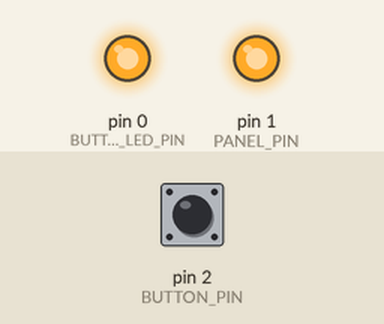
Recording of a sketch running on a simulated Arduino Uno, built with avr-gcc and run on an emulated ATmega328P. Shown: output pins drawn as LEDs (lit = HIGH). The inputs (shaded band) are chosen by the test bench; at power-on: pin 2 (BUTTON_PIN) LOW.

Above: at 1.2 s.
1.3 s: pin 2 (BUTTON_PIN) pulled HIGH for 3.2 s
At 3.3 s:
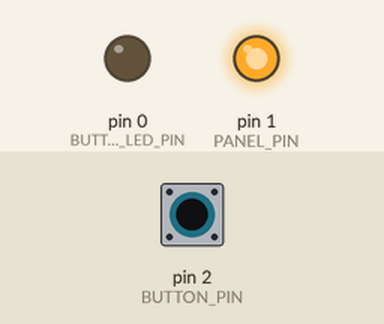
6.0 s: pin 2 (BUTTON_PIN) pulled HIGH for 0.15 s
At 6.4 s:
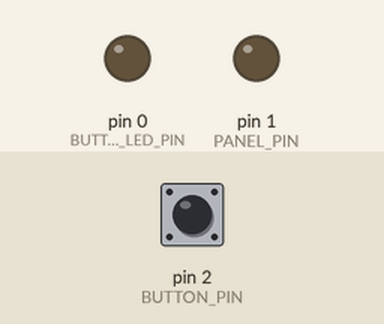
7.6 s: pin 2 (BUTTON_PIN) pulled HIGH for 1 s
At 9.3 s:
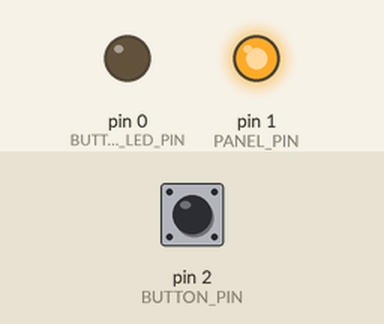
Timing chart, 0 to 10.8 s (numbered marks = the images above; inputs shaded):
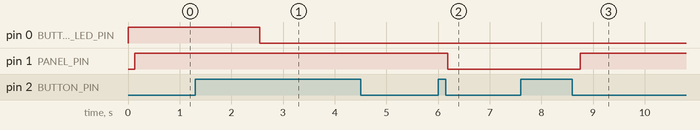

The sketch:

kitchen-lighting.ino
```cpp
// New Lights
const int BUTTON_LED_PIN = 0;
const int PANEL_PIN = 1;
const int BUTTON_PIN = 2;

// Old Lights
/*
const int BUTTON_LED_PIN = 2;
const int PANEL_PIN = 1;
const int BUTTON_PIN = 0;
*/

// LED panel variables
const int PANEL_CHANGE_DELAY = 1;        // ms to wait before changing panel output
enum lightModes{OFF, DIM, MEDIUM, FULL};
enum lightModes panelMode = FULL;
static const int MODE_BRIGHTNESS [] = {
  [OFF] = 0,
  [DIM] = 60,
  [MEDIUM] = 150,
  [FULL] = 255
};
int panelCurrentOutput = 0;
bool panelEnabled = false;

// Button LED variables
const int BUTTON_LED_HIGH = 255;
const int BUTTON_LED_LOW = 200;
bool buttonLedOutput = HIGH;
bool buttonLedEnabled = true;
const int BUTTON_LED_DISPLAY_DELAY = 1250;
bool freshButtonLedChange = true;

// Push-button state tracking
const int PRESS_DELAY = 20;       // ms to ignore input between button state changes (filtering)
bool buttonState = LOW;
bool lastButtonState = LOW;
long millisOfLastChange;
long millisSinceLastChange;
long millisSinceLastPush;
const int RAPID_PUSH_DELAY = 500; // ms between pushes to count as rapid pushes
bool freshButtonDown = true;      // Was the button freshly pressed, or is it being held down?
bool freshButtonUp = true;        // Was the button freshly released, or has it always been up?

void setup() {
  millisOfLastChange = millis();

  pinMode(BUTTON_PIN, INPUT);
  pinMode(PANEL_PIN, OUTPUT);
  pinMode(BUTTON_LED_PIN, OUTPUT);

  buttonState = digitalRead(BUTTON_PIN);
  lastButtonState = buttonState;

  analogWrite(PANEL_PIN, LOW);
  analogWrite(BUTTON_LED_PIN, BUTTON_LED_LOW);
}

void loop() {
  checkButtonState();
  setButtonLed();
  setPanel();
}

// Adjust light panel to appropriate output
void setPanel() {
  int panelLastOutput = panelCurrentOutput;
  switch(panelMode) {
    case FULL:
      if (panelCurrentOutput < MODE_BRIGHTNESS[FULL]) {
        panelCurrentOutput++;
      }
      break;

    case MEDIUM:
      if (panelCurrentOutput < MODE_BRIGHTNESS[MEDIUM]) {
        panelCurrentOutput++;
      } else if (panelCurrentOutput > MODE_BRIGHTNESS[MEDIUM]) {
        panelCurrentOutput--;
      }
      break;

    case DIM:
      if (panelCurrentOutput < MODE_BRIGHTNESS[DIM]) {
        panelCurrentOutput++;
      } else if (panelCurrentOutput > MODE_BRIGHTNESS[DIM]) {
        panelCurrentOutput--;
      }
      break;

    case OFF:
      if (panelCurrentOutput > MODE_BRIGHTNESS[OFF]) {
        panelCurrentOutput--;
      }
  }
  analogWrite(PANEL_PIN, panelCurrentOutput);
  if (panelLastOutput != panelCurrentOutput) {
    delay(PANEL_CHANGE_DELAY);
  }
}

// Adjust button LED to appropriate output
void setButtonLed() {
  if (buttonLedEnabled) {
    if (buttonState == HIGH) {
      analogWrite(BUTTON_LED_PIN, BUTTON_LED_HIGH);
    } else {
      analogWrite(BUTTON_LED_PIN, BUTTON_LED_LOW);
    }
  } else {
    analogWrite(BUTTON_LED_PIN, 0);
  }
}

void checkButtonState() {
  buttonState = digitalRead(BUTTON_PIN);

  if (buttonState != lastButtonState) {
    millisOfLastChange = millis();
    lastButtonState = buttonState;
  }
  millisSinceLastChange = millis() - millisOfLastChange;

  if (millisSinceLastChange > PRESS_DELAY) {
    // We only take actions if the last change was some time ago
    // this smooths out random bounces in input signal from the
    // button mechanism.
    if (buttonState == HIGH)
    {
      if (freshButtonDown) {
        buttonDown();
      } else {
        buttonHold();
      }
    } else if (buttonState == LOW && freshButtonUp)
    {
      buttonUp();
    }
  }
}

// The button was just pressed down
void buttonDown() {
  freshButtonDown = false;
  freshButtonUp = true;
}

// The button is being held down
void buttonHold() {
  // Check to see if we're disabling the button led
  if (millisSinceLastChange > BUTTON_LED_DISPLAY_DELAY &&
      freshButtonLedChange) {
    buttonLedEnabled = !buttonLedEnabled;
    freshButtonLedChange = false;
  }
}

// The button was released
void buttonUp() {
  freshButtonDown = true;
  freshButtonUp = false;

  if (freshButtonLedChange) {
    // Differentiate a rapid push from a normal push
    if (millis() - millisSinceLastPush < RAPID_PUSH_DELAY &&
        panelMode != OFF) {
      toggleLightMode();
    } else {
      togglePanel();
    }
  }

  freshButtonLedChange = true;
  millisSinceLastPush = millis();
}

void togglePanel() {
  if (panelMode != OFF) {
    panelMode = OFF;
  } else {
    panelMode = FULL;
  }
}

void toggleLightMode() {
  switch(panelMode) {
    case FULL:
      panelMode = MEDIUM;
      break;
    case MEDIUM:
      panelMode = DIM;
      break;
    case DIM:
      panelMode = FULL;
      break;
  }
}
```

Measured:
- after the input at 1.3 s, pin 0 (BUTTON_LED_PIN): HIGH → LOW after 1.3 s
- after the input at 6.0 s, pin 1 (PANEL_PIN): HIGH → LOW after 0.19 s
- after the input at 7.6 s, pin 1 (PANEL_PIN): LOW → HIGH after 1.2 s
